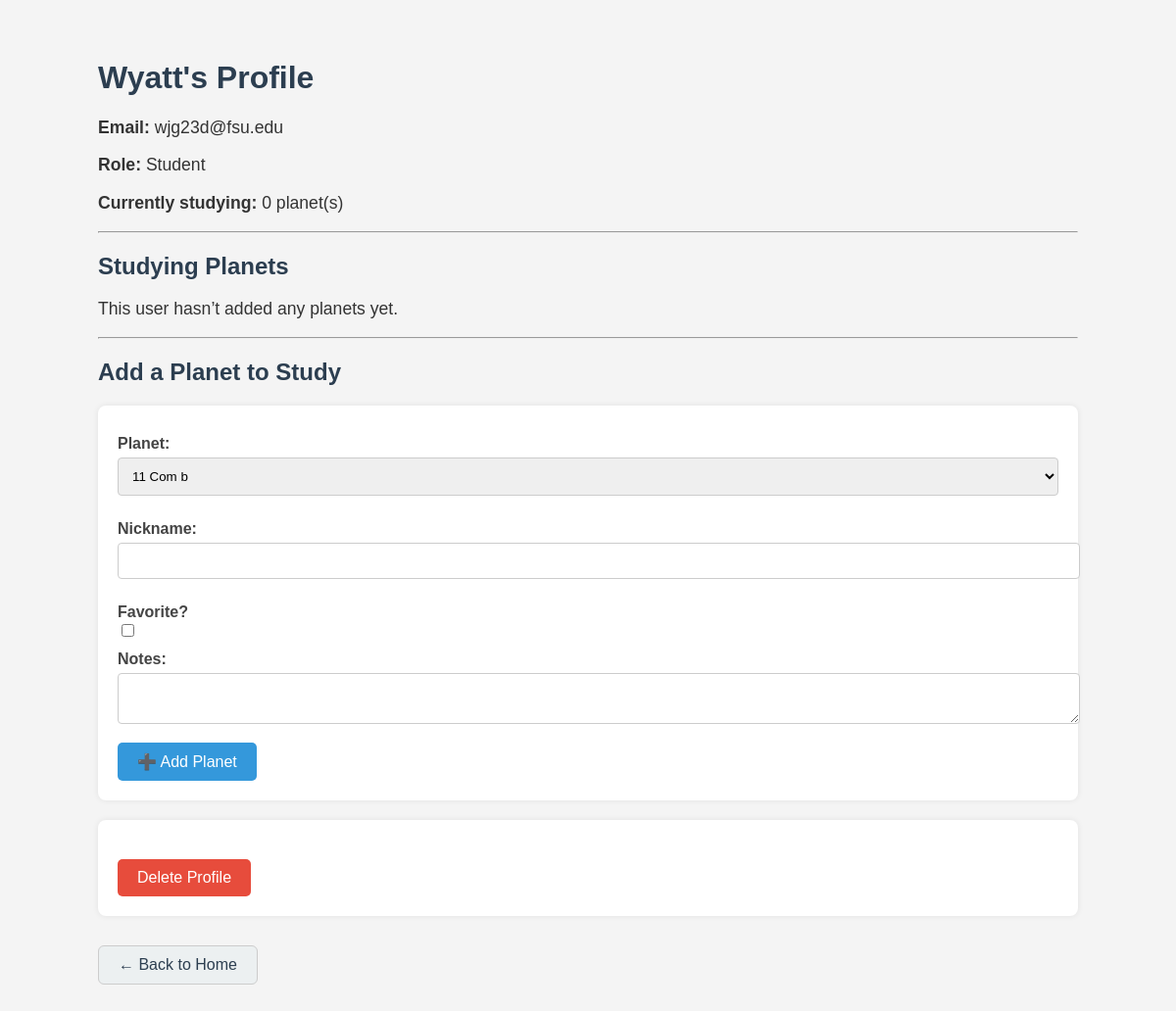
The page /profile/Wyatt on the database its author committed.
### app/models.py (models this page shows)
class User(db.Model):
    user_id = db.Column(db.Integer, primary_key=True) # User id – Primary key (Integer)
    username = db.Column(db.String(50), unique=True, nullable=False) # Username – unique username (String)
    email = db.Column(db.String(100), unique=True, nullable=False) # Email – unique email address (String)
    role = db.Column(db.String(20), nullable=False)  # store "student" or "researcher"
    studying = db.relationship('UserPlanet', backref='user', lazy=True) # Relationship to UserPlanet table

### app/routes.py (the view)
@main.route('/profile/<username>')
def profile(username):
    user = User.query.filter_by(username=username).first_or_404()
    planets = Planet.query.order_by(Planet.name).limit(200).all()
    planet_count = ( # count of planets associated with the user
    db.session.query(func.count(UserPlanet.planet_id))
    .filter_by(user_id=user.user_id)
    .scalar()
    )
    return render_template('profile.html', user=user, planets=planets, planet_count=planet_count)

### app/templates/profile.html (shortened to what this page needs)
<!DOCTYPE html>
<html>
<head>
</head>
<body>
    <h1>{{ user.username }}'s Profile</h1>
    <p><strong>Email:</strong> {{ user.email }}</p>
    <p><strong>Role:</strong> {{ user.role|capitalize }}</p>
    <p><strong>Currently studying:</strong> {{ planet_count }} planet(s)</p>
    <hr>
    <h2>Studying Planets</h2>
    {% if user.studying %}
        <table>
            <thead>
                <tr>
                    <th>Name</th>
                    <th>Nickname</th>
                    <th>Mass</th>
                    <th>Radius</th>
                    <th>Orbital Period</th>
                    <th>Temp (°C)</th>
                    <th>Favorite</th>
                    <th>Notes</th>
                    <th>Actions</th>
                </tr>
            </thead>
            <tbody>
                {% for study in user.studying %}
                    <tr>
                        <td>{{ study.planet.name }}</td>
                        <td>{{ study.nickname or '—' }}</td>
                        <td>{{ study.planet.mass or 'N/A' }}</td>
                        <td>{{ study.planet.radius or 'N/A' }}</td>
                        <td>{{ study.planet.orbital_period or 'N/A' }}</td>
                        <td>{{ study.planet.surface_temperature or 'N/A' }}</td>
                        <td>{{ '⭐' if study.favorite else '—' }}</td>
                        <td>{{ study.notes or '—' }}</td>
                        <td class="action-buttons">
                            <div style="display: flex; gap: 13px; justify-content: center;">
                                <form action="{{ url_for('main.remove_study', study_id=study.id) }}" method="post">
                                    <button type="submit" style="background-color: #e74c3c;">Remove</button>
                                </form>
                                <a href="{{ url_for('main.edit_study', study_id=study.id) }}">
                                    <button type="button">Edit</button>
                                </a>
                            </div>
                        </td>
                    </tr>
                {% endfor %}
            </tbody>
        </table>
    {% else %}
        <p>This user hasn’t added any planets yet.</p>
    {% endif %}
    <hr>
    <h2>Add a Planet to Study</h2>
    <form method="POST" action="{{ url_for('main.add_planet', username=user.username) }}">
        <label>Planet:</label>
        <select name="planet_id" required>
            {% for planet in planets %}
                <option value="{{ planet.planet_id }}">{{ planet.name }}</option>
            {% endfor %}
        </select>
        <label>Nickname:</label>
        <input type="text" name="nickname">
        <label>Favorite?</label>
        <input type="checkbox" name="favorite">
        <label>Notes:</label>
        <textarea name="notes"></textarea>
        <button type="submit">➕ Add Planet</button>
    </form>
    <form action="{{ url_for('main.confirm_delete_user', username=user.username) }}" method="get">
        <button class="delete-btn" type="submit">Delete Profile</button>
    </form>
    <a href="/" class="back-link">← Back to Home</a>
</body>
</html>

### app/templates/profile.html (style rules this page uses)
body { font-family: Arial, sans-serif; padding: 40px; background-color: #f4f4f4; max-width: 1000px; margin: auto; }
h1, h2 { color: #2c3e50; }
p { font-size: 1.1em; color: #333; }
form { margin-top: 20px; background-color: #fff; padding: 20px; border-radius: 8px; box-shadow: 0 0 6px rgba(0, 0, 0, 0.08); }
label { font-weight: bold; display: block; margin-top: 10px; color: #444; }
select, input[type="text"], textarea { width: 100%; padding: 10px; margin-top: 5px; margin-bottom: 15px; border-radius: 4px; border: 1px solid #ccc; }
button { background-color: #3498db; color: white; padding: 10px 20px; border: none; border-radius: 5px; cursor: pointer; font-size: 1em; margin-right: 10px; }
.delete-btn { background-color: #e74c3c; margin-top: 20px; }
.back-link { display: inline-block; margin-top: 30px; text-decoration: none; padding: 10px 20px; border: 1px solid #ccc; background-color: #ecf0f1; color: #2c3e50; border-radius: 6px; }

### rows shown on the page
User: username "Wyatt", email "wjg23d@fsu.edu", role "Student"

### other values the page prints
{{ planet_count }} "0"
form field planet_id "11 Com b"
